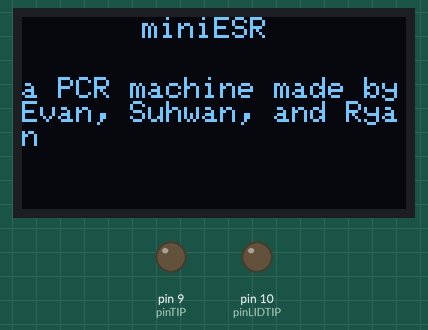
A sketch run on a simulated Arduino Uno, built with avr-gcc and run on an emulated ATmega328P. On the bench: 128×64 one-colour display, output pins drawn as LEDs (lit = HIGH). The display library's start-up logo is not drawn.

Above: at 2.1 s.

The sketch:

MasterCode0.4.ino
```cpp
//Libraries
  #include <EEPROM.h>
  #include <Wire.h>
  #include <Adafruit_GFX.h>
  #include <Adafruit_SSD1306.h>
  #include <PID_v1.h>

//Definitions
  #define OLED_RESET 4
  Adafruit_SSD1306 display(OLED_RESET);
  #define NUMFLAKES 10
  #define XPOS 0
  #define YPOS 1
  #define DELTAY 2
  #define LOGO16_GLCD_HEIGHT 16
  #define LOGO16_GLCD_WIDTH  16

  static unsigned char PROGMEM const logo16_glcd_bmp[] =
    { B00000000, B11000000,
      B00000001, B11000000,
      B00000001, B11000000,
      B00000011, B11100000,
      B11110011, B11100000,
      B11111110, B11111000,
      B01111110, B11111111,
      B00110011, B10011111,
      B00011111, B11111100,
      B00001101, B01110000,
      B00011011, B10100000,
      B00111111, B11100000,
      B00111111, B11110000,
      B01111100, B11110000,
      B01110000, B01110000,
      B00000000, B00110000 };

  #if (SSD1306_LCDHEIGHT != 64)
  #error("Height incorrect, please fix Adafruit_SSD1306.h!");
  #endif

//Variables
  //Serial Communication
    //Data Storage
      int arraySize = 11;
      int IniDenatTime = 0;
      int IniDenatTemp = 0;
      int DenatTime = 0;
      int DenatTemp = 0;
      int AnnealTime = 0;
      int AnnealTemp = 0;
      int ExtenTime = 0;
      int ExtenTemp = 0;
      int FinExtenTime = 0;
      int FinExtenTemp = 0;
      int NumCycle = 0;
      int dataArray[11];
    //Data Manipulation
      int tempNum = 0;
      unsigned int dataValue = 0;
      int loopNum = 0;
      int arrayNum = 0;
      String arrayTempString;

  //PID Variables section
    //Pending
    //int TIPVal = 0;
    //int FanVal = 0;

  //Temperature Probe
    //int anlogVal = 0;
    //int voltIn = A3;
    //double actTemp = 0;
    int arrayTempNum = 0;

  //Other External Components
    int pinTIP = 9;
    int pinLIDTIP = 10;
    int fanPin = 6;
    int STRTBTN = 2;
    int STPBTN = 3;
    int FuncBTN = 4;

void setup() {
  //Pinmode setup
    pinMode(A3, INPUT);
    analogReference(EXTERNAL);
    pinMode(STRTBTN, INPUT_PULLUP);
    pinMode(STPBTN, INPUT_PULLUP);
    pinMode(FuncBTN, INPUT_PULLUP);
    pinMode(pinTIP, OUTPUT);
    pinMode(pinLIDTIP, OUTPUT);

  //Serial Setup
    Serial.begin(9600);

  //Display Setup
    // initialize with the I2C addr 0x3D (for the 128x64)
      display.begin(SSD1306_SWITCHCAPVCC, 0x3C);

    //Show splashscreen
      display.display();
      delay(2000);
      display.clearDisplay();

    //Display Testing
      display.setTextSize(1);
      display.setTextColor(WHITE);
      display.setCursor(40, 0);
      display.println("miniESR");
      display.setCursor(0, 20);
      display.println("a PCR machine made by");
      display.println("Evan, Suhwan, and Ryan");
      display.display();
      delay(2000);
      display.clearDisplay();
      delay(10);
}

void loop() {
  // put your main code here, to run repeatedly:
  //int temp = currentTemp();
  //Serial.print(currentTemp());

}


void SerialRecieve() {
  //Storing Serial data when available
    if(Serial.available() >= 2)
    {
      while (loopNum < 2)
      {
        tempNum = Serial.read();
        dataValue = (dataValue * 10) + (tempNum - 48);
        loopNum++;
      }
      EEPROM.write(arrayNum, dataValue);
      delay(4);
      arrayNum++;
      dataValue = 0;
      loopNum = 0;
    }

    if(arrayNum >= 10)
    {
      arrayNum = 0;
      delay(100);
      //Confirm message
      Serial.print(69);
      delay (500);
    }
}

/*void displayData () {
  int loopNum = 0;
  while(loopNum < arraySize)
  {
    arrayTempNum = EEPROM.read(loopNum);
    display.setCursor(30, 0);
    display.print(arrayTempNum);
    delay(1000);
    loopNum++;
    display.display();
    display.clearDisplay();
  }
}*/

/*void assignData () {
  IniDenatTime = dataArray[2];
  IniDenatTemp = dataArray[1];
  DenatTime = dataArray[4];
  DenatTemp = dataArray[3];
  AnnealTime = dataArray[6];
  AnnealTemp = dataArray[5];
  ExtenTime = dataArray[8];
  ExtenTemp = dataArray[7];
  FinExtenTime = dataArray[10];
  FinExtenTemp = dataArray[9];
  NumCycle = dataArray[0];
}*/

double currentTemp() {
  double tempVal;
  int anlogVal;
  anlogVal = analogRead(A3);
  tempVal = (log(anlogVal) * -40.3) + 302.85;
  Serial.print(tempVal);
  return tempVal;
}


//Probably don't need it
/*boolean saveCheck() {
  if (EEPROM.length() == arraySize)
    return true;
  else
    return false;
}*/
```
